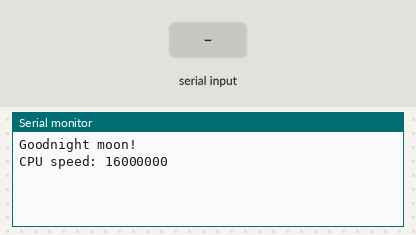
Bench run of a sketch on a simulated Arduino Uno, built with avr-gcc and run on an emulated ATmega328P. On the bench: the last lines printed to the serial monitor. The test bench sets the inputs (shaded band).

Above: at 2.2 s.
2.3 s: "1" received over the second serial link
At 3.0 s:
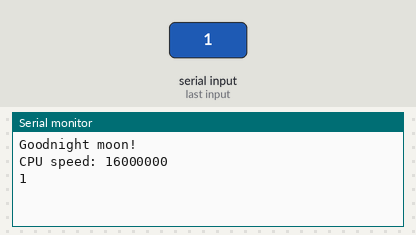
3.8 s: "0" received over the second serial link
At 4.2 s:
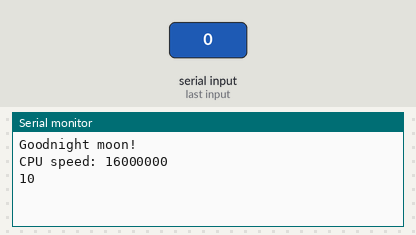

The sketch:

NewSoftSerialTest.pde
```cpp
#include <NewSoftSerial.h>

// Note you can't use pin 13, as it has LED hardware which gets in the way
NewSoftSerial mySerial(10, 11, true);

void setup()
{
  // Serial speeds need to match of weird things happen...
  Serial.begin(9600);
  mySerial.begin(9600);

  Serial.println("Goodnight moon!");
  Serial.print("CPU speed: ");
  Serial.println(F_CPU);

  // set the data rate for the NewSoftSerial port
  delay(1000);
  mySerial.println("");
  mySerial.println("Hello, world?");
}

void loop()
{
  if (mySerial.available()) {
      Serial.print((char)mySerial.read());
  }
  if (Serial.available()) {
      mySerial.print((char)Serial.read());
  }
}
```

Measured:
- after the input at 2.3 s, the serial monitor: prints a new line at once (image 1)
- after the input at 3.8 s, the serial monitor: prints a new line at once (image 2)
